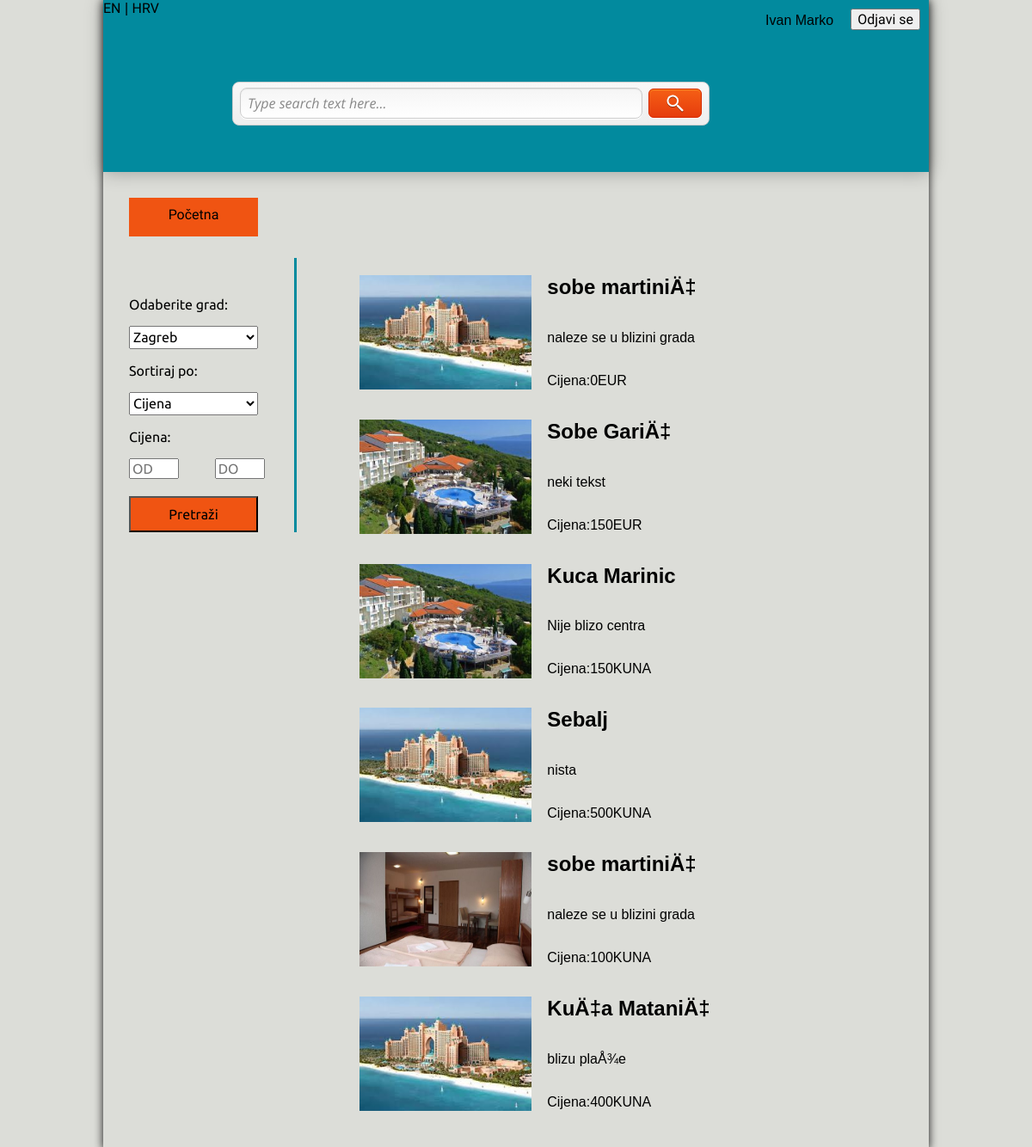
Screenshot of /pocetna.php (signed in) with the database file from the repository.
### tables this page shows
CREATE TABLE `oglas` (
  `idKorisnik` int(11) NOT NULL AUTO_INCREMENT,
  `naslov` varchar(1000) DEFAULT NULL,
  `kratkiOpis` mediumtext,
  `dugiOpis` text,
  `cijena` int(11) NOT NULL,
  `cValutaId` int(11) NOT NULL,
  `mjestoId` int(11) NOT NULL,
  `brojOsoba` int(11) DEFAULT NULL,
  `vrstaSmjestajaId` int(11) NOT NULL,
  `naslovEN` varchar(1000) DEFAULT NULL,
  `kratkiOpisEN` mediumtext,
  `dugiOpisEN` text,
  PRIMARY KEY (`idKorisnik`,`cValutaId`,`mjestoId`,`vrstaSmjestajaId`),
  KEY `mjestoId` (`mjestoId`),
  KEY `cValutaId` (`cValutaId`),
  KEY `vrstaSmjestajaId` (`vrstaSmjestajaId`),
  CONSTRAINT `oglas_ibfk_2` FOREIGN KEY (`mjestoId`) REFERENCES `mjesta` (`idMjesto`),
  CONSTRAINT `oglas_ibfk_3` FOREIGN KEY (`cValutaId`) REFERENCES `valuta` (`idValuta`),
  CONSTRAINT `oglas_ibfk_4` FOREIGN KEY (`vrstaSmjestajaId`) REFERENCES `smjestaj` (`idSmjestaj`)
);

CREATE TABLE `valuta` (
  `idValuta` int(11) NOT NULL AUTO_INCREMENT,
  `imeValute` varchar(100) DEFAULT NULL,
  `tecaj` decimal(10,0) DEFAULT NULL,
  PRIMARY KEY (`idValuta`)
);

### pocetna.php (the view, shortened to what this page needs)
<?php
function getUrl($page){
	return "?page=$page";
}
?>
<!doctype html>
<html lang="en">
<head>
	<link rel="stylesheet" href="css/stil.css">
	<link rel="stylesheet" href="css/normalize.css">
	<link rel="stylesheet" href="css/grid.css">
</head>
<body>
<section class="objedini row">
	<header class="header">
		<button style="position:relative; float:right; margin: 10px 10px;"><a href="<?php echo getUrl("odjava"); ?>">Odjavi se</a></button>
		<a href="indexEN.html"> EN</a> | <a href="index.html"> HRV</a>
	<?php
		if (isset($_SESSION['usr'])) {
		echo "<p style='position:relative; float:right; margin: 15px 10px; '>";
		echo $_SESSION['ime'] . ' ' . $_SESSION['prezime'];
		echo "</p>";
		}
	?>
	<section class="pozicija row">
			<div class="search-form row">
			<form class="form-container " action="pocetna.php" method="GET">
				<input placeholder="Pretrazi" name="grad" type="text" class="search-field" value="Type search text here..." />
				<div class="submit-container">
					<input type="submit" value="" class="submit" />
				</div>
			</form>
		</div>
	</section>
	</header>
	<div class="odvojak"></div>
	<section class="container row">
	<form action="pocetna.php" method="POST">
		<div class="lijevo2 ">
		<a href="index.html"><div class="povratak">Početna</div></a>
		<p>Odaberite grad:</p>
<?php
$sql = "SELECT nazivMjesto FROM mjesta";
$result = mysql_query($sql);
echo "<select name='nazivMjesto' style='width:150px; height:27px;''>";
while ($row = mysql_fetch_array($result)) {
    echo "<option value='" . $row['nazivMjesto'] . "'>" . $row['nazivMjesto'] . "</option>";
}
echo "</select>";
?>
		<p>Sortiraj po:</p>
			<select name="cijena" id="" style="width:150px; height:27px;">
				<option value="0">Cijena</option>
			</select>
		<p>Cijena:</p>
		<input placeholder="OD" name="od" type="number" style="width:50px;" >
		<input placeholder="DO" name="do" type="number" style="width:50px; margin-left:38px;" >
		<input type="submit" value="Pretraži" style="padding:10px; width:150px; margin-top:20px; background:rgb(240,84,18);">
		</div>
	</form>
	<div class="desno2 ">
		<?php
			$con=mysqli_connect("localhost","root","root","smjestaj");
			if (empty($grad)) {
			$query = "SELECT * FROM oglas INNER JOIN slike ON oglas.idKorisnik=slike.idKorisnika INNER JOIN mjesta ON oglas.mjestoId = mjesta.idMjesto INNER JOIN valuta ON oglas.cValutaId = valuta.idValuta";
			$result = mysqli_query($con,$query);
			}
			while($row = mysqli_fetch_array($result)) {
			$slika1=$row['slika1'];
			echo "<form action='odabir.php' method='POST'>";
			echo "<div class='cijeliDiv'>";
			  echo "<div class='slikica' style='width:30%; padding-top:20px; position:relative; float:left;'><input type='image' name='your_image_name' src='$slika1' style='width:200px; height:133px;' /></div>";
			  echo "<div class='tekstic' style='width:60%; margin-left:20px; position:relative; float:left;'><h2>".$row['naslov']."</h2></div>";
			  echo "<div class='tekstic' style='width:60%; margin-left:20px; position:relative; float:left;'><p>".$row['kratkiOpis']."</p></div>";
			  echo "<div class='tekstic' style='width:60%; margin-left:20px; position:relative; float:left;'><p>".'Cijena:'.$row['cijena'].$row['imeValute']."</p></div>";
			echo "</div>";
			echo "</form>";
			  echo "<br>";
			  echo "<br>";
			  echo "<br>";
			  echo "<br>";
			}
		?>
	</div>
	</section>
	<footer class="footer"></footer>
	</section>
</body>
</html>

### css/stil.css (style rules this page uses)
.header { background: #028A9E; width: 100%; height: 200px; -webkit-box-shadow: 0 0 20px rgba(0,0,0,0.3); -moz-box-shadow: 0 0 20px rgba(0,0,0,0.3); box-shadow: 0 0 20px rgba(0,0,0,0.3); }
.objedini { box-shadow: 0 0 10px #111; }
.footer { height: 30px; }
body { background: #DCDDD8; }
.pozicija { padding-top: 75px; padding-left: 150px; }
.search-form { position: relative; float: left; padding-top: 300px; width: 430px; height: 50px; margin-top: 100px; padding: 1px 0 0 0; }
.form-container { width: 553px; height: 49px; padding: 0; overflow: hidden; text-align: left; background: #f8f8f8; border: 1px solid #ccc; -moz-border-radius: 8px; -webkit-border-radius: 8px; border-radius: 8px; background-image: -webkit-gradient(linear, left top, left bottom, from(#f8f8f8), to(#eeeeee)); background-image: -webkit-linear-gradient(top, #f8f8f8, #eeeeee); background-image: -moz-linear-gradient(top, #f8f8f8, #eeeeee); background-image: -ms-linear-gradient(top, #f8f8f8, #eeeeee); background-image: -o-linear-gradient(top, #f8f8f8, #eeeeee); background-image: linear-gradient(top, #f8f8f8, #eeeeee); }
.search-field { float: left; width: 450px; height: 34px; margin: 6px 0 0 8px; padding: 0 8px; font-family: 'Open Sans', Arial, sans-serif; font-size: 16px; color: #888; font-style: italic; font-weight: 400; background: #fff; border: 1px solid #ccc; -moz-border-radius: 8px; -webkit-border-radius: 8px; border-radius: 8px; background-image: -webkit-gradient(linear, left top, left bottom, from(#f5f5f5), to(#ffffff)); background-image: -webkit-linear-gradient(top, #f5f5f5, #ffffff); background-image: -moz-linear-gradient(top, #f5f5f5, #ffffff); background-image: -ms-linear-gradient(top, #f5f5f5, #ffffff); background-image: -o-linear-gradient(top, #f5f5f5, #ffffff); background-image: linear-gradient(top, #f5f5f5, #ffffff); -moz-box-shadow: 0 1px 1px #e2e2e2 inset, 0 1px 0 #fff; -webkit-box-shadow: 0 1px 1px #e2e2e2 inset, 0 1px 0 #fff; box-shadow: 0 1px 1px #e2e2e2 inset, 0 1px 0 #fff; }
.submit-container { float: left; width: 60px; height: 32px; margin: 7px 0 0 7px; padding: 0; cursor: pointer; background: #e63c0d; border: 1px solid #d62700; -moz-border-radius: 6px; -webkit-border-radius: 6px; border-radius: 6px; background-image: -webkit-gradient(linear, left top, left bottom, from(#f55f15), to(#e63c0d)); background-image: -webkit-linear-gradient(top, #f55f15, #e63c0d); background-image: -moz-linear-gradient(top, #f55f15, #e63c0d); background-image: -ms-linear-gradient(top, #f55f15, #e63c0d); background-image: -o-linear-gradient(top, #f55f15, #e63c0d); background-image: linear-gradient(top, #f55f15, #e63c0d); -moz-box-shadow: 0 1px 1px #fa8e1f inset, 0 1px 0 #fff; -webkit-box-shadow: 0 1px 1px #fa8e1f inset, 0 1px 0 #fff; box-shadow: 0 1px 1px #fa8e1f inset, 0 1px 0 #fff; }
.submit { float: left; width: 60px; height: 32px; padding: 0; cursor: pointer; border: 0px solid #000; background: url(images/magnifier.png) 20px 6px no-repeat; -moz-border-radius: 6px; -webkit-border-radius: 6px; border-radius: 6px; }
.container { height: auto; width: 100%; }
.lijevo2 { margin: 0; position: relative; float: left; height: 100%; width: 20%; border-right: 3px solid #028A9E; font-family: 'Ubuntu', sans-serif; margin-left: 30px; }
.desno2 { position: relative; float: right; height: 100%; width: 69%; }
a { text-decoration: none; color: black; font-family: 'Exo 2', sans-serif; }
.odvojak { height: 100px; }
.povratak { height: 35px; width: 150px; background: rgb(240,84,18); text-align: center; padding-top: 10px; margin-top: -70px; margin-bottom: 70px; }

### css/grid.css (style rules this page uses)
.row:before, .row:after, .column:before, .column:after, .cf:before, .cf:after { content: " "; display: table; }
.row:after, .column:after, .cf:after { clear: both; }
.row, .column, .cf { *zoom: 1; }
.row { max-width: 960px; margin: 0 auto; }

### rows the page displays
oglas: naslov "sobe martiniÄ‡", kratkiOpis "naleze se u blizini grada", cijena "0", cValutaId.imeValute "EUR"
oglas: naslov "Sobe GariÄ‡", kratkiOpis "neki tekst", cijena "150", cValutaId.imeValute "EUR"
oglas: naslov "Kuca Marinic", kratkiOpis "Nije blizo centra", cijena "150", cValutaId.imeValute "KUNA"
oglas: naslov "Sebalj", kratkiOpis "nista", cijena "500", cValutaId.imeValute "KUNA"
oglas: naslov "sobe martiniÄ‡", kratkiOpis "naleze se u blizini grada", cijena "100", cValutaId.imeValute "KUNA"
oglas: naslov "KuÄ‡a MataniÄ‡", kratkiOpis "blizu plaÅ¾e", cijena "400", cValutaId.imeValute "KUNA"

### other values shown
$_SESSION['ime'] "Ivan"
$_SESSION['prezime'] "Marko"
form field nazivMjesto "Zagreb"
